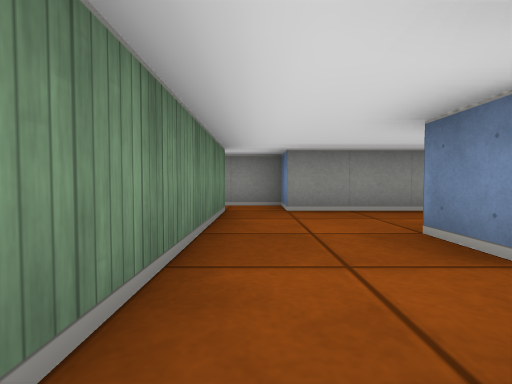
[1] (above)

16 first-person views from a walk through a cub3D level. The camera is about half as high as the walls, tilts 2° down and sees 85° across. The floor is counted in squares. Each view is taken from the middle of a square. On the plan, view 1 faces up. The plan holds only what a view shows up to about 9 squares ahead; the rest is blank.

[2]
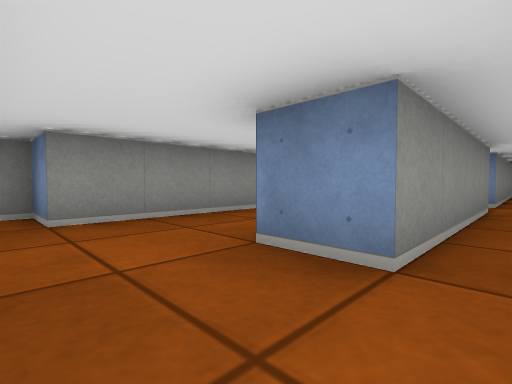

[3]
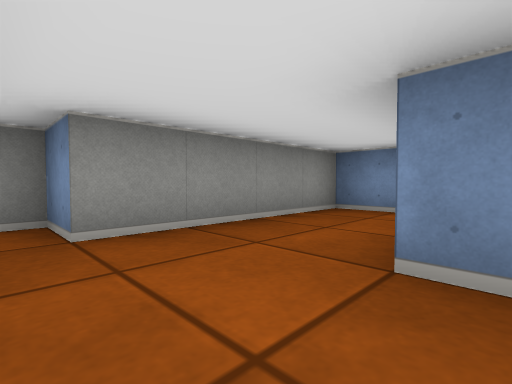

[4]
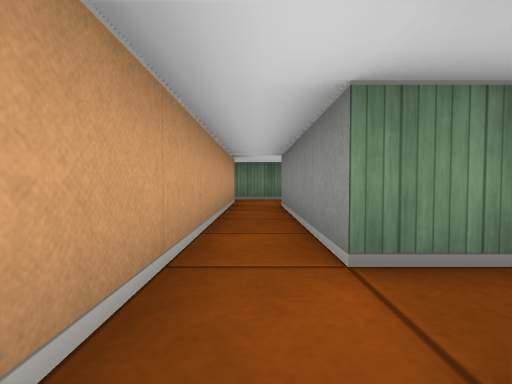

[5]
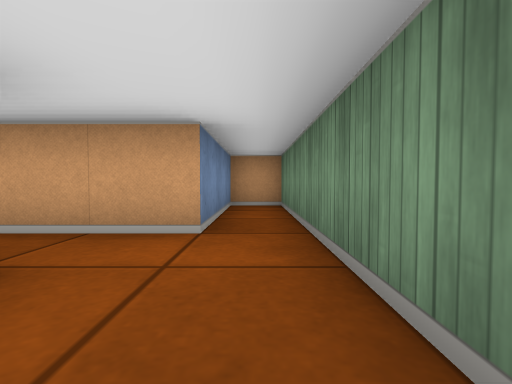

[6]
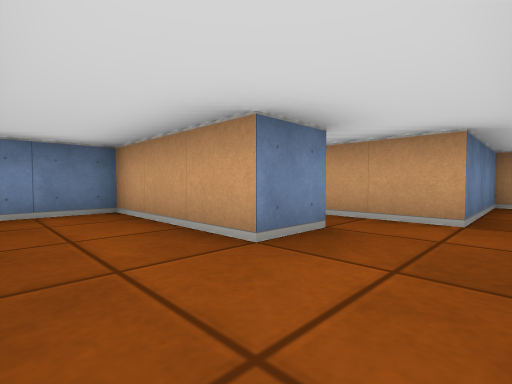

[7]
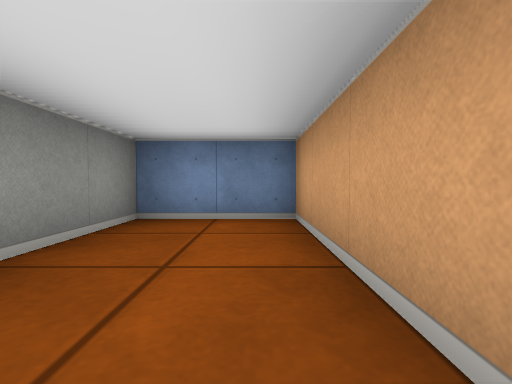

[8]
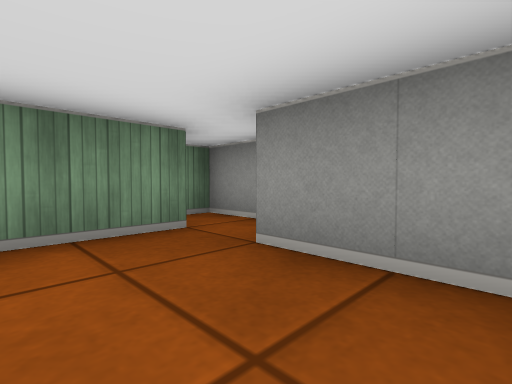

[9]
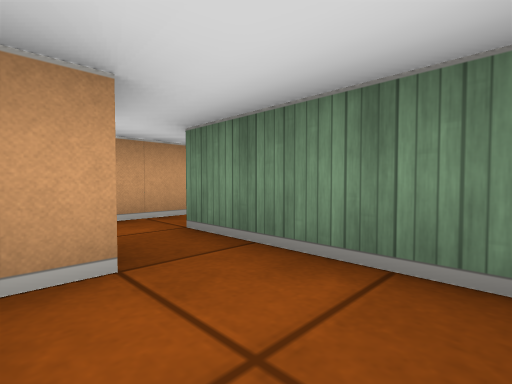

[10]
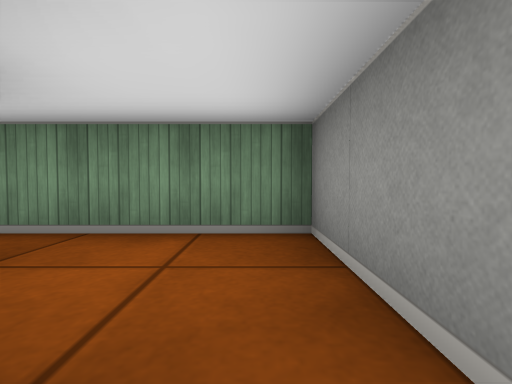

[11]
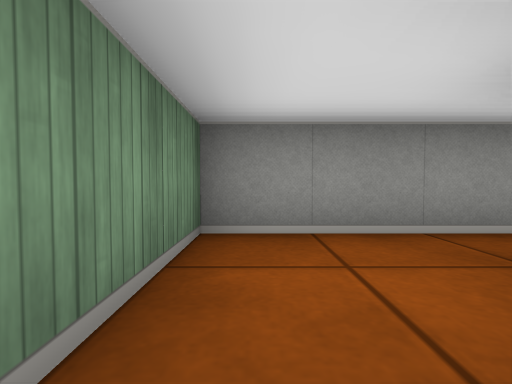

[12]
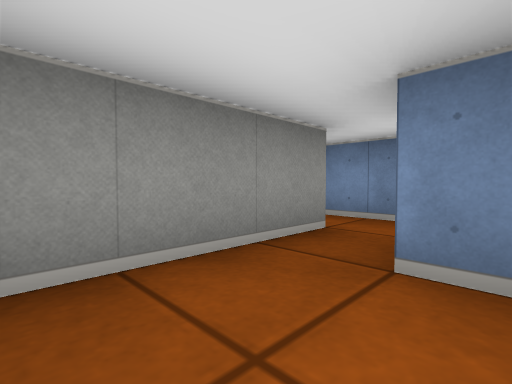

[13]
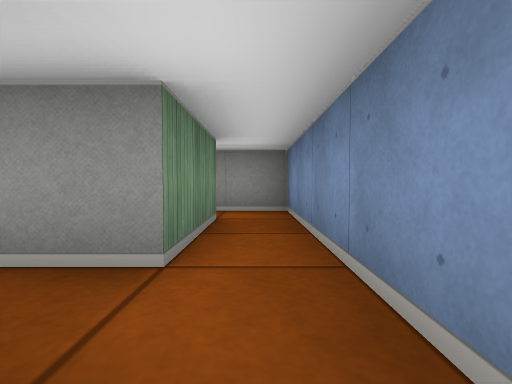

[14]
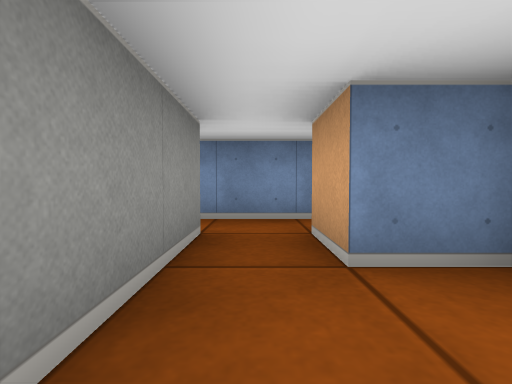

[15]
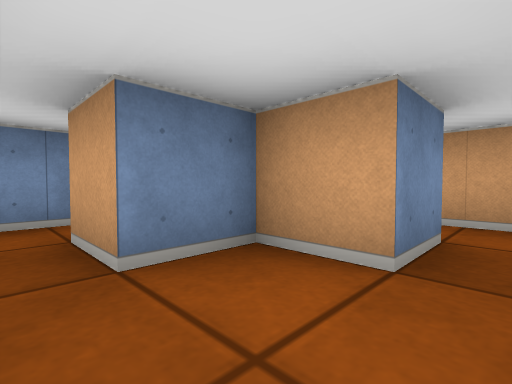

[16]
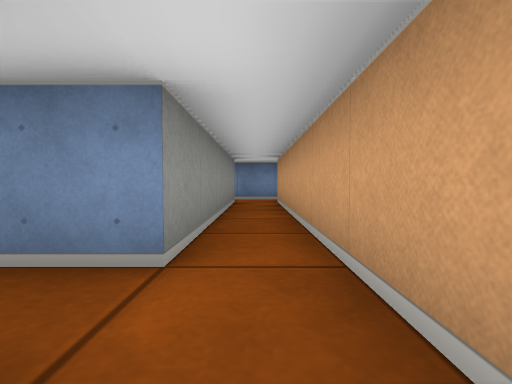

### Floor plan
Ten units are one square. View 1 is at (0, 0); x grows to the right and y downward. Boxes are objects, and circles mark ways between rooms. Rooms are numbered by the first view taken in them; rooms with no view inside come last. Other rooms are left out.
<svg viewBox="-20 -80 150 110">
<path fill="none" stroke="#000" d="M-5 -24 -5 25 5 25 5 -5 64 -5M55 -25 55 -15 15 -15 15 -25M65 -15 65 -25M115 -15 65 -15M125 -4 125 -16M64 -5 114 -5M15 -25 45 -25 45 -45 5 -45 5 -55 -15 -55 -15 -50M-5 -46 -5 -24M65 -25 75 -25 75 -35M75 -45 55 -45 55 -25M85 -65 85 -45 75 -45M95 -32 95 -75 82 -75M75 -35 85 -35"/>
<circle cx="70" cy="-10" r="3" fill="#2a7"/>
<circle cx="5" cy="-20" r="3" fill="#2a7"/>
<circle cx="60" cy="-20" r="3" fill="#2a7"/>
<circle cx="70" cy="-40" r="3" fill="#2a7"/>
<text x="20" y="-10">1</text>
<text x="100" y="-10">2</text>
<text x="20" y="-40">3</text>
<text x="60" y="-40">4</text>
<text x="90" y="-50">5</text>
</svg>
Room 1 opens to room 2. Room 1 opens to room 3. Room 1 opens to room 4. Room 4 opens to room 5.

Where each view was taken, in squares from view 1:
view 1: 0 up, 0 right, facing up
view 2: 1 up, 0 right, facing up-right
view 3: 2 up, 0 right, facing up-right
view 4: 1 up, 7 right, facing left
view 5: 3 up, 0 right, facing down
view 6: 4 up, 0 right, facing down-right
view 7: 3 up, 1 right, facing right
view 8: 3 up, 2 right, facing up-left
view 9: 4 up, 7 right, facing down-left
view 10: 4 up, 8 right, facing left
view 11: 2 up, 6 right, facing up
view 12: 3 up, 6 right, facing up-right
view 13: 3 up, 9 right, facing up
view 14: 4 up, 6 right, facing right
view 15: 4 up, 6 right, facing down-right
view 16: 1 up, 5 right, facing right
